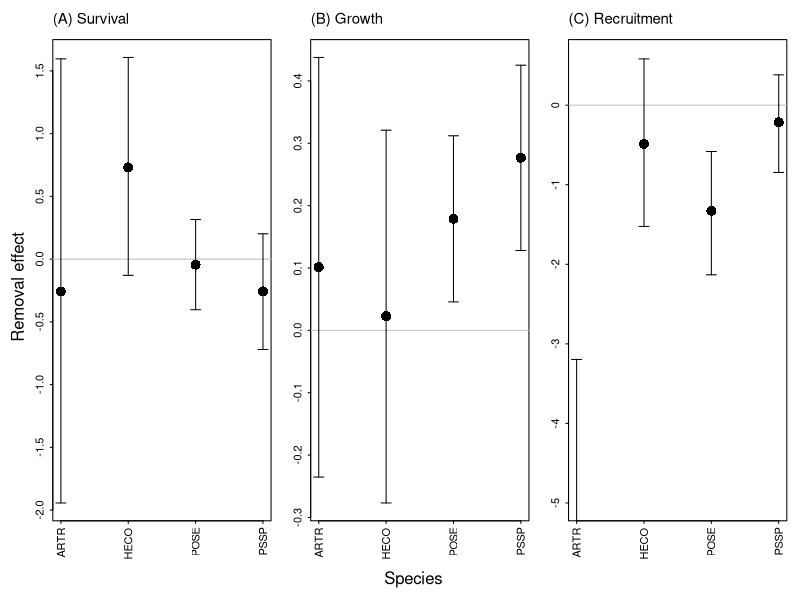

Write the R code that produced this figure.

# call from removal_analysis_wrapper.r

if(exists("trtTests")==F)  trtTests <- read.csv("treatment_test_results.csv")

# plotting function
plotEffects <- function(doStage){
  ii<-which(trtTests$stage==doStage)
  myLims <- c(min(trtTests$CI.02.5[ii],na.rm=T),max(trtTests$CI.97.5[ii],na.rm=T))
  if(doStage=="recruitment") myLims <- c(-5,0.6)
  plot(c(1:4),trtTests$effect[ii],ylim=myLims,xlab="",ylab="",xaxt="n",pch=16)
  axis(1,at=c(1:4),labels=c("ARTR","HECO","POSE","PSSP"),las=2)
  abline(h=0,col="gray")
  points(x=c(1:4),y=trtTests$effect[ii],pch=16,cex=2) # add some larger points
  arrows(x0=c(1:4),y0=trtTests$CI.02.5[ii],x1=c(1:4),y1=trtTests$CI.97.5[ii],
         code=3,angle=90,length=0.05) 
}

png("treatment_tests.png",height=3,width=7,res=400,units="in")

  par(mfrow=c(1,3),tcl=-0.2,mgp=c(2,0.5,0),mar=c(4,2,3,1),oma=c(2,2,0,0))
  
  plotEffects(doStage="survival")
  mtext("(A) Survival",side=3,line=1,adj=0,cex=0.9)
  
  plotEffects(doStage="growth")
  mtext("(B) Growth",side=3,line=1,adj=0,cex=0.9)
  
  plotEffects(doStage="recruitment")
  mtext("(C) Recruitment",side=3,line=1,adj=0,cex=0.9)
  
  mtext("Species",side=1,line=0,outer=T)
  mtext("Removal effect",side=2,line=0,outer=T)

dev.off()


